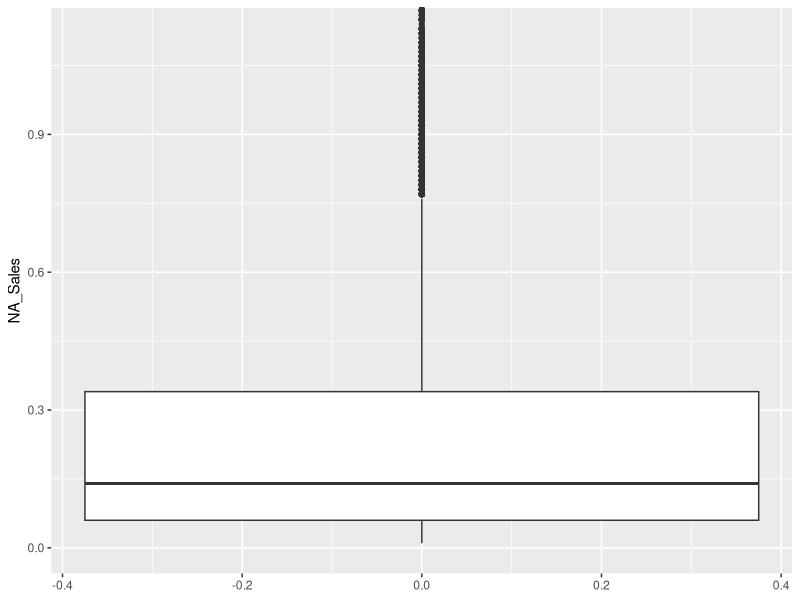
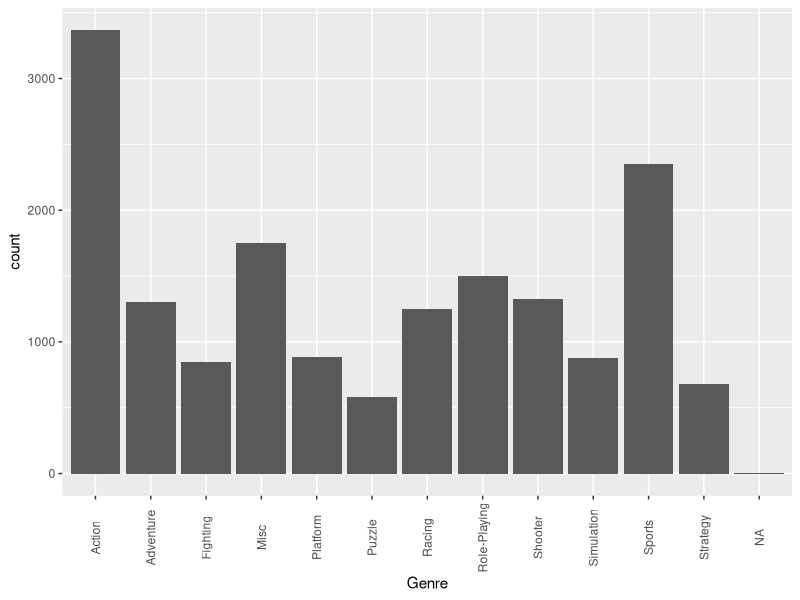
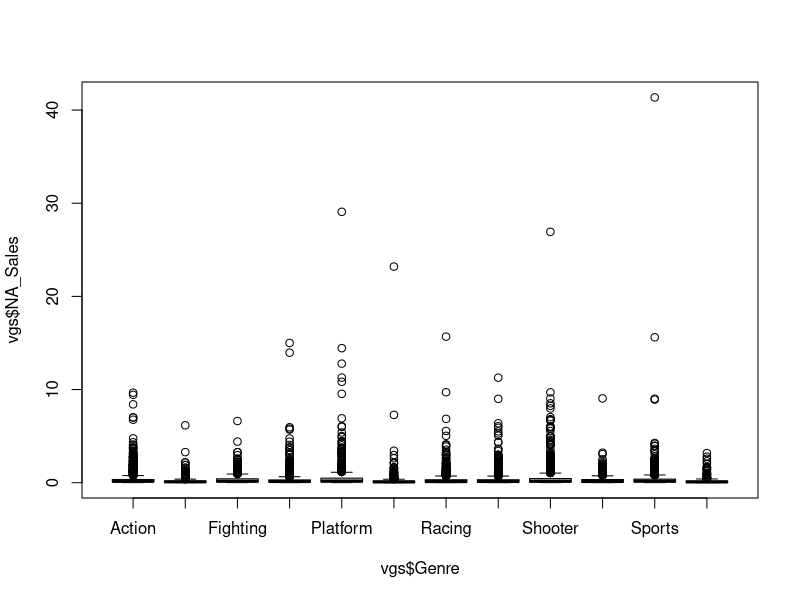
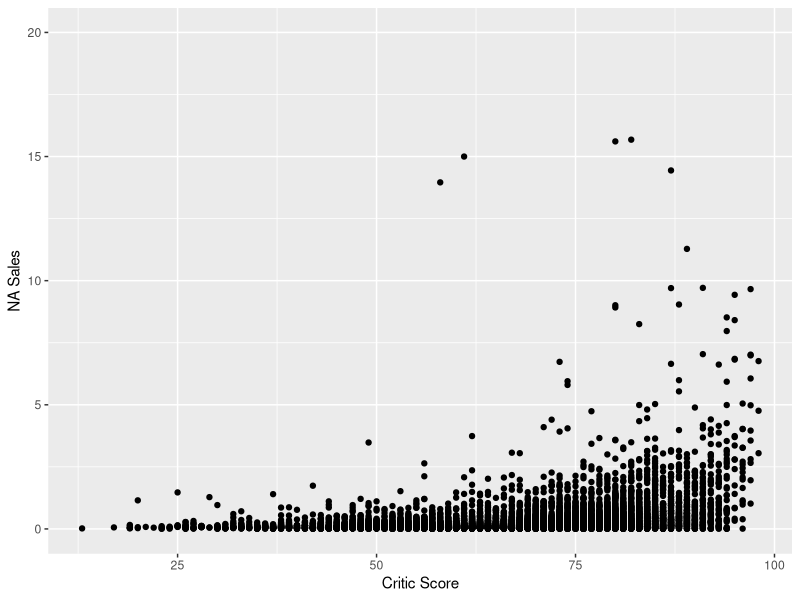

Write the R code that produced these figures, in order.
## ---- chunk 1
#Loading Libraries
library(tidyverse)

#Loading Dataset
vgs <- read.csv('replaced variables.csv')

#Transforming variables to appropriate data types
vgs$NA_Sales<-as.numeric(vgs$NA_Sales)
vgs$EU_Sales<-as.numeric(vgs$EU_Sales)
vgs$JP_Sales<-as.numeric(vgs$JP_Sales)
vgs$Other_Sales<-as.numeric(vgs$Other_Sales)
vgs$Platform <- as.factor(vgs$Platform)
vgs$Publisher <- as.factor(vgs$Genre)
vgs$Genre <- as.factor(vgs$Genre)
vgs$Developer <- as.factor(vgs$Developer)
vgs$Rating <- as.factor(vgs$Rating)
vgs$Year_of_Release <- as.factor(vgs$Year_of_Release)
vgs$User_Score <- as.numeric(vgs$User_Score)
vgs$Name <- as.character(vgs$Name)
vgs$User_Score <- vgs$User_Score * 10

#Replacing empty entries with NA
vgs$Rating[vgs$Rating %in% c("")]<- NA
vgs$Rating <-factor(vgs$Rating)
vgs$Developer[vgs$Developer %in% c("")]<- NA
vgs$Developer <-factor(vgs$Developer)
vgs$Genre[vgs$Genre %in% c("")]<- NA
vgs$Genre <-factor(vgs$Genre)
## ---- chunk 2
summary(vgs$NA_Sales, na.rm = TRUE) # summarize the variable NA_Sales
sd(vgs$NA_Sales, na.rm = TRUE) # find the standard deviation
IQR(vgs$NA_Sales, na.rm = TRUE) # find the IQR
nasmildthreshold = (.28*1.5) + .28 # mild threshold
print(nasmildthreshold)
nasmaxthreshold = (.28*3) + .28 # extreme threshold
print(nasmaxthreshold)
sum(vgs$NA_Sales>nasmaxthreshold, na.rm = TRUE) # number of observations above the max threshold
ggplot(data = vgs, aes(y = NA_Sales)) + geom_boxplot() + coord_cartesian(ylim = c(0, 1.12))
## ---- chunk 3
#replacing the blank spaces with NA
vgs$Genre[vgs$Genre %in% c("")]<- NA
#creating the frequency table
freq_genre <- table(vgs$Genre)
#creating the relative frequency table
rel_freq_genre <- table(vgs$Genre)/nrow(vgs)
#plotting the frequency of each genre
ggplot(data = vgs) + geom_bar(mapping = aes(x = Genre)) +
  theme(axis.text.x=element_text(angle = 90, vjust = 0.5))
## ---- chunk 4

## ---- chunk 5
summary(vgs$NA_Sales)
table(vgs$NA_Sales)
table(vgs$Genre)
boxplot(vgs$NA_Sales~vgs$Genre)
## ---- chunk 6
ggplot(vgs, aes(Critic_Score, NA_Sales)) + geom_point() +ylab('NA Sales') + xlab('Critic Score') + ylim(0, 20)
